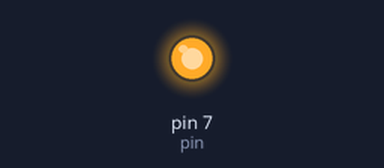
A program run on a simulated Raspberry Pi (header pin numbers). On the bench: output pins drawn as LEDs (lit = HIGH). At 100.0 s the program stops and its outputs stay as they are.

Above: at 1.0 s.
At 3.0 s:
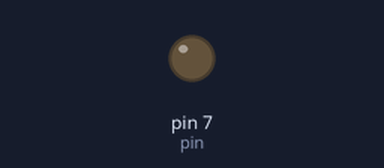
Timing chart, 0 to 5.2 s (numbered marks = the images above):
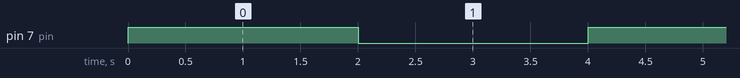

The program:

hellopigpio.py
```python
import RPi.GPIO as GPIO
import time

pin = 7
GPIO.setmode(GPIO.BOARD)
GPIO.setup(pin, GPIO.OUT)

for n in range(0,25):
	GPIO.output(pin,GPIO.HIGH)
	time.sleep(2)
	GPIO.output(pin,GPIO.LOW)
	time.sleep(2)

GPIO.cleanup()
```

Measured:
- by itself, pin 7 (pin): alternates HIGH for 2.0 s and LOW for 2.0 s, 50 changes in all, then stays LOW
